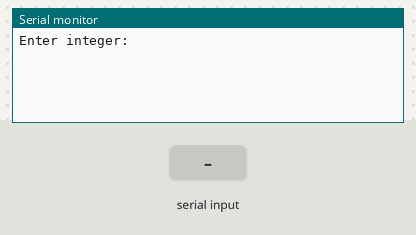
The sketch below on a simulated Arduino Uno, built with avr-gcc and run on an emulated ATmega328P. Parts: the last lines printed to the serial monitor. Inputs (shaded band) come from the test bench.

Above: at 1.2 s.
1.3 s: "90,45\n" received over Serial
At 2.5 s:
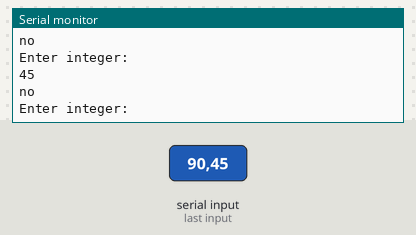
2.8 s: "0\n" received over Serial
At 4.0 s:
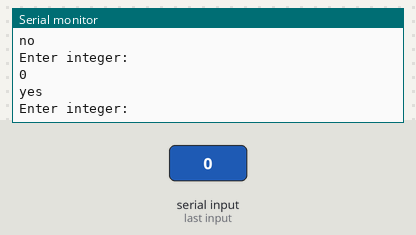

The sketch:

Serial_monitor.ino
```cpp
int num;
char enter;
void setup() {
  // put your setup code here, to run once:
 Serial.begin(9600);
 Serial.println("Enter integer:");
}

void loop() {
  // put your main code here, to run repeatedly:
  //Serial.println("enter int");
  if(Serial.available()>0)
  {
      num = Serial.parseInt();
      Serial.println(num);
      enter = Serial.read();
      if(num%7==0) Serial.println("yes");
      else Serial.println("no");
      Serial.println("Enter integer:");
  }
}
```

Measured:
- after the input at 1.3 s, the serial monitor: prints a new line at once (image 1)
- after the input at 2.8 s, the serial monitor: prints a new line at once (image 2)
